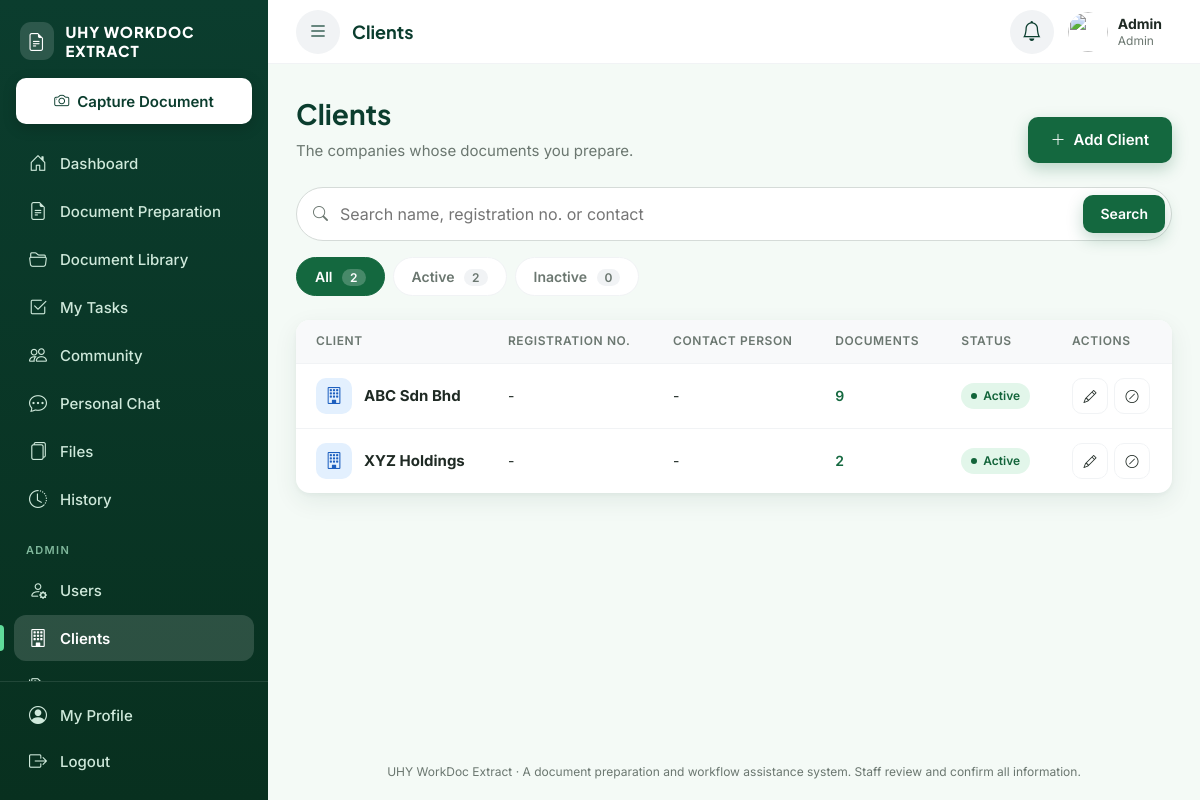
The page /admin/clients/index.php (signed in) on the database its author committed.
### tables this page shows
CREATE TABLE `users` (
  `user_id` int(10) UNSIGNED NOT NULL,
  `name` varchar(120) NOT NULL,
  `username` varchar(50) NOT NULL,
  `email` varchar(150) NOT NULL,
  `password` varchar(255) NOT NULL,
  `role` enum('admin','staff') NOT NULL DEFAULT 'staff',
  `staff_type` enum('staff','contract','intern') DEFAULT NULL,
  `department` varchar(50) DEFAULT NULL,
  `avatar_path` varchar(255) DEFAULT NULL,
  `status` enum('active','inactive') NOT NULL DEFAULT 'active',
  `must_change_password` tinyint(1) NOT NULL DEFAULT 1,
  `last_login_at` datetime DEFAULT NULL,
  `created_at` timestamp NOT NULL DEFAULT current_timestamp(),
  `updated_at` timestamp NOT NULL DEFAULT current_timestamp() ON UPDATE current_timestamp()
);

CREATE TABLE `clients` (
  `client_id` int(10) UNSIGNED NOT NULL,
  `client_name` varchar(150) NOT NULL,
  `registration_no` varchar(50) DEFAULT NULL,
  `contact_person` varchar(120) DEFAULT NULL,
  `status` enum('active','inactive') NOT NULL DEFAULT 'active',
  `created_by` int(10) UNSIGNED DEFAULT NULL,
  `created_at` timestamp NOT NULL DEFAULT current_timestamp()
);

### includes/functions.php (called while the page is built, shortened)
<?php
function e(?string $value): string
{
    return htmlspecialchars((string)$value, ENT_QUOTES, 'UTF-8');
}
function url(string $path = ''): string
{
    return BASE_URL . '/' . ltrim($path, '/');
}

### config/database.php (called while the page is built, shortened)
<?php
function db(): PDO
{
    static $pdo = null;
    if ($pdo === null) {
        try {
            $pdo = new PDO(
                'mysql:host=' . DB_HOST . ';dbname=' . DB_NAME . ';charset=utf8mb4',
                DB_USER,
                DB_PASS,
                [
                    PDO::ATTR_ERRMODE            => PDO::ERRMODE_EXCEPTION,
                    PDO::ATTR_DEFAULT_FETCH_MODE => PDO::FETCH_ASSOC,
                    PDO::ATTR_EMULATE_PREPARES   => false,
                    PDO::MYSQL_ATTR_INIT_COMMAND => "SET time_zone = '+08:00'",
                ]
            );
        } catch (PDOException $e) {
            error_log('DB connection failed: ' . $e->getMessage());
            http_response_code(500);
            exit(APP_DEBUG
                ? 'Database connection failed: ' . htmlspecialchars($e->getMessage())
                : 'The system is temporarily unavailable.');
        }
    }
    return $pdo;
}

### includes/auth.php (called while the page is built, shortened)
<?php
function current_user(): ?array
{
    static $user = null;
    static $loaded = false;
    if ($loaded) {
        return $user;
    }
    $stmt = db()->prepare(
        'SELECT user_id, name, username, email, role, staff_type, department, status, must_change_password, avatar_path
         FROM users WHERE user_id = ? LIMIT 1'
    );
    $stmt->execute([$_SESSION['user_id']]);
    $row = $stmt->fetch();
    $user = $row;
    return $user;
}
function require_login(bool $allowPasswordChange = false): array
{
    $user = current_user();
    return $user;
}

### includes/permissions.php (called while the page is built, shortened)
<?php
function require_permission(string $permission): array
{
    $user = require_login();
    return $user;
}

### services/ClientService.php (called while the page is built, shortened)
<?php
class ClientService
{
    private static function where(string $q, string $status): array
    {
        $sql = ' WHERE 1=1';
        $params = [];
        return [$sql, $params];
    }
    public static function search(string $q, string $status, int $limit, int $offset): array
    {
        [$where, $params] = self::where($q, $status);
        $stmt = db()->prepare(
            'SELECT c.client_id, c.client_name, c.registration_no, c.contact_person, c.status,
                    (SELECT COUNT(*) FROM documents d WHERE d.client_id = c.client_id) AS doc_count
             FROM clients c' . $where . ' ORDER BY c.client_name ASC LIMIT ' . (int)$limit . ' OFFSET ' . (int)$offset
        );
        $stmt->execute($params);
        return $stmt->fetchAll();
    }
    public static function count(string $q, string $status): int
    {
        [$where, $params] = self::where($q, $status);
        $stmt = db()->prepare('SELECT COUNT(*) FROM clients c' . $where);
        $stmt->execute($params);
        return (int)$stmt->fetchColumn();
    }
    public static function statusCounts(): array
    {
        $out = ['all' => 0, 'active' => 0, 'inactive' => 0];
        foreach (db()->query('SELECT status, COUNT(*) AS c FROM clients GROUP BY status')->fetchAll() as $row) {
            $out[$row['status']] = (int)$row['c'];
            $out['all'] += (int)$row['c'];
        }
        return $out;
    }
}

### admin/clients/index.php (the view, shortened to what this page needs)
<?php
require_once __DIR__ . '/../../includes/bootstrap.php';
require_once __DIR__ . '/../../services/ClientService.php';
$admin = require_permission('admin.clients');
$q      = trim($_GET['q'] ?? '');
$status = $_GET['status'] ?? 'all';
$perPage = 15;
$total   = ClientService::count($q, $status);
$pages   = max(1, (int)ceil($total / $perPage));
$page    = min(max(1, (int)($_GET['page'] ?? 1)), $pages);
$clients = ClientService::search($q, $status, $perPage, ($page - 1) * $perPage);
$counts  = ClientService::statusCounts();
$link = function (array $extra) use ($q, $status): string {
    $params = array_merge(['q' => $q, 'status' => $status === 'all' ? '' : $status], $extra);
    $params = array_filter($params, fn($v) => $v !== '' && $v !== null);
    return url('admin/clients/index.php' . ($params ? '?' . http_build_query($params) : ''));
};
$pageTitle    = 'Clients';
require __DIR__ . '/../../includes/header.php';
?>
<div class="df-page-header">
    <div>
        <h1>Clients</h1>
        <p class="df-page-sub">The companies whose documents you prepare.</p>
    </div>
    <div class="df-page-actions">
        <a class="df-btn df-btn-primary" href="<?= e(url('admin/clients/form.php')) ?>"><i class="bi bi-plus-lg"></i> Add Client</a>
    </div>
</div>
<form method="get" class="df-search" role="search">
    <i class="bi bi-search"></i>
    <input type="search" name="q" value="<?= e($q) ?>" placeholder="Search name, registration no. or contact" aria-label="Search clients">
    <button type="submit" class="df-btn df-btn-primary df-btn-sm">Search</button>
</form>
<div class="df-tabs">
    <?php foreach (['all' => 'All', 'active' => 'Active', 'inactive' => 'Inactive'] as $key => $label): ?>
        <a class="df-tab<?= $status === $key ? ' is-active' : '' ?>" href="<?= e($link(['status' => $key === 'all' ? '' : $key, 'page' => ''])) ?>">
            <?= e($label) ?> <span class="df-tab-count"><?= (int)$counts[$key] ?></span>
        </a>
    <?php endforeach; ?>
</div>
<?php if ($clients): ?>
    <div class="df-card df-card-flush">
        <div class="df-table-wrap">
            <table class="df-table df-table-cards">
                <thead><tr><th>Client</th><th>Registration No.</th><th>Contact Person</th><th>Documents</th><th>Status</th><th>Actions</th></tr></thead>
                <tbody>
                <?php foreach ($clients as $c): ?>
                    <tr>
                        <td class="df-td-title" data-label="Client">
                            <div class="df-user-cell">
                                <span class="df-doc-icon df-doc-icon-sm df-doc-docx"><i class="bi bi-building"></i></span>
                                <strong><?= e($c['client_name']) ?></strong>
                            </div>
                        </td>
                        <td data-label="Registration No."><?= e($c['registration_no'] ?? '-') ?></td>
                        <td data-label="Contact"><?= e($c['contact_person'] ?? '-') ?></td>
                        <td data-label="Documents">
                            <?php if ((int)$c['doc_count'] > 0): ?>
                                <a class="df-link" href="<?= e(url('documents/library.php?client=' . (int)$c['client_id'])) ?>"><?= (int)$c['doc_count'] ?></a>
                            <?php else: ?>0<?php endif; ?>
                        </td>
                        <td data-label="Status"><?= status_badge($c['status']) ?></td>
                        <td class="df-td-actions" data-label="Actions">
                            <div class="df-actions">
                                <a class="df-action" href="<?= e(url('admin/clients/form.php?id=' . (int)$c['client_id'])) ?>" title="Edit"><i class="bi bi-pencil"></i><span>Edit</span></a>
                                <?php if ($c['status'] === 'active'): ?>
                                    <button type="button" class="df-action df-action-danger" title="Deactivate" data-confirm data-tone="danger"
                                            data-title="Deactivate this client?"
                                            data-text="<?= e($c['client_name']) ?> will no longer appear when uploading documents. Existing documents are kept."
                                            data-button="Deactivate" data-action="<?= e(url('admin/clients/actions.php')) ?>"
                                            data-fields="<?= e(json_encode(['client_id' => (int)$c['client_id'], 'action' => 'deactivate'])) ?>">
                                        <i class="bi bi-slash-circle"></i><span>Deactivate</span>
                                    </button>
                                <?php endif; ?>
                            </div>
                        </td>
                    </tr>
                <?php endforeach; ?>
                </tbody>
            </table>
        </div>
    </div>
<?php endif; ?>
<?php require __DIR__ . '/../../includes/footer.php'; ?>

### includes/header.php (shortened to what this page needs)
<?php
$user = current_user();
$pageTitle = $pageTitle ?? 'Dashboard';
?>
<!DOCTYPE html>
<html lang="en">
<head>
    <link rel="stylesheet" href="https://cdn.jsdelivr.net/npm/bootstrap-icons@1.11.3/font/bootstrap-icons.min.css">
    <link rel="stylesheet" href="<?= e(url('assets/css/style.css')) ?>">
</head>
<body class="df-app-body">
<div class="df-shell">
    <?php require __DIR__ . '/sidebar.php'; ?>
    <div class="df-main">
        <header class="df-topbar">
            <button type="button" class="df-icon-btn df-menu-btn" data-sidebar-open aria-label="Open menu">
                <i class="bi bi-list"></i>
            </button>
            <h2 class="df-topbar-title"><?= e($pageTitle) ?></h2>
            <div class="df-topbar-actions">
                <div class="df-dropdown" data-dropdown>
                    <button type="button" class="df-icon-btn" data-dropdown-toggle
                            aria-label="Notifications" aria-expanded="false">
                        <i class="bi bi-bell"></i>
                    </button>
                </div>
                <a class="df-topbar-user" href="<?= e(url('profile/index.php')) ?>">
                    <?= render_avatar($user) ?>
                    <span class="df-topbar-user-text">
                        <strong><?= e($user['name']) ?></strong>
                        <small><?= e(role_label($user)) ?></small>
                    </span>
                </a>
            </div>
        </header>
        <main class="df-content">

### includes/ui.php (shortened to what this page needs)
<?php
function role_label(array $user): string
{
    if ($user['role'] === 'admin') {
        return 'Admin';
    }
    $labels = ['staff' => 'Staff', 'contract' => 'Contract Staff', 'intern' => 'Intern'];
    return $labels[$user['staff_type']] ?? 'Staff';
}
function status_badge(string $status): string
{
    $map = [
        'new'            => ['New', 'info'],
        'uploaded'       => ['Uploaded', 'purple'],
        'processing'     => ['Processing', 'warning'],
        'in_progress'    => ['In Progress', 'warning'],
        'pending_review' => ['Pending Review', 'purple'],
        'completed'      => ['Completed', 'success'],
        'draft'          => ['Draft', 'neutral'],
        'in_review'      => ['In Review', 'purple'],
        'returned'       => ['Returned', 'danger'],
        'approved'       => ['Approved', 'success'],
        'final'          => ['Final', 'success'],
        'active'         => ['Active', 'success'],
        'inactive'       => ['Inactive', 'neutral'],
        'low'            => ['Low', 'neutral'],
        'medium'         => ['Medium', 'info'],
        'high'           => ['High', 'warning'],
        'urgent'         => ['Urgent', 'danger'],
    ];
    [$label, $color] = $map[$status] ?? [ucfirst(str_replace('_', ' ', $status)), 'neutral'];
    return '<span class="df-badge df-badge-' . e($color) . '">' . e($label) . '</span>';
}
function render_avatar(array $user, string $size = ''): string
{
    $class = 'df-avatar' . ($size ? ' df-avatar-' . $size : '');
    if (!empty($user['avatar_path']) && !empty($user['user_id'])) {
        $src = url('files/avatar.php?u=' . (int)$user['user_id']);
        return '<span class="' . $class . ' df-avatar-photo"><img src="' . e($src) . '" alt=""></span>';
    }
    return '<span class="' . $class . '">' . e(user_initials($user['name'] ?? '')) . '</span>';
}

### rows shown on the page
users: name "Admin", role "Admin"
clients: client_name "ABC Sdn Bhd", registration_no "-", contact_person "-", doc_count "9"
clients: client_name "XYZ Holdings", registration_no "-", contact_person "-", doc_count "2"

### other values the page prints
$item['label'] "Dashboard"
$item['label'] "Document Preparation"
$item['label'] "Document Library"
$item['label'] "My Tasks"
$item['label'] "Community"
$item['label'] "Personal Chat"
$item['label'] "Files"
$item['label'] "History"
$item['label'] "Users"
$item['label'] "Clients"
$pageTitle "Clients"
$label "All"
$counts[$key] "2"
$label "Active"
$label "Inactive"
